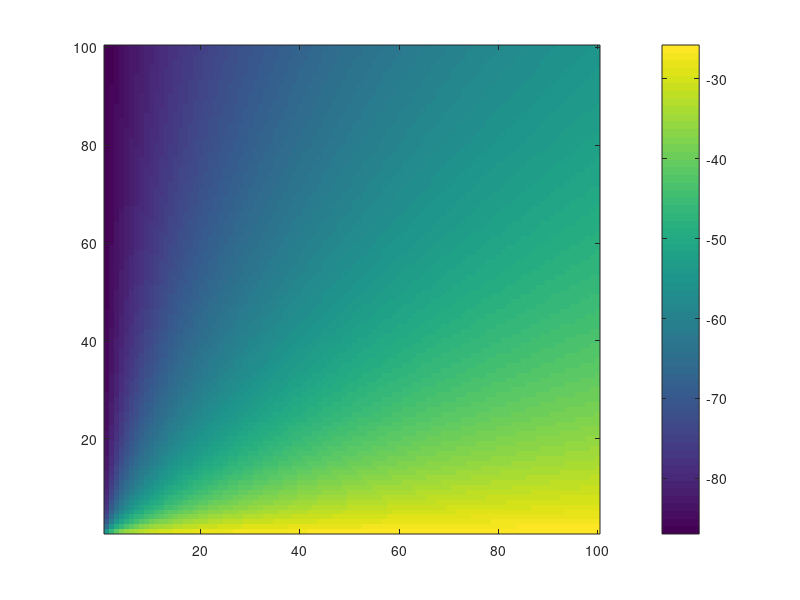

The MATLAB source for this figure:

%%

Cli=8;          % mM
HCO3i=30;        % mM

HCO3o=80;        % mM 6
Clo_E=250;       % mM 130

Temp=23+273.15;      % real temperature correction
R=8.314;
F=96485.332;

VGABA=(R*Temp/F)*log((4*Cli+1*HCO3i)./(4*Clo_E+1*HCO3o))*1000

%%

%% scan for all VGABA values

V_GABA=zeros(100,100);

for alpha=1:1:100
    for beta=1:1:100
        V_GABA(alpha,beta)=(R*Temp/F)*log((alpha*Cli+beta*HCO3i)./(alpha*Clo_E+beta*HCO3o))*1000;
    end
end

imagesc(V_GABA);
colorbar;
set(gca,'YDir','normal');

%%